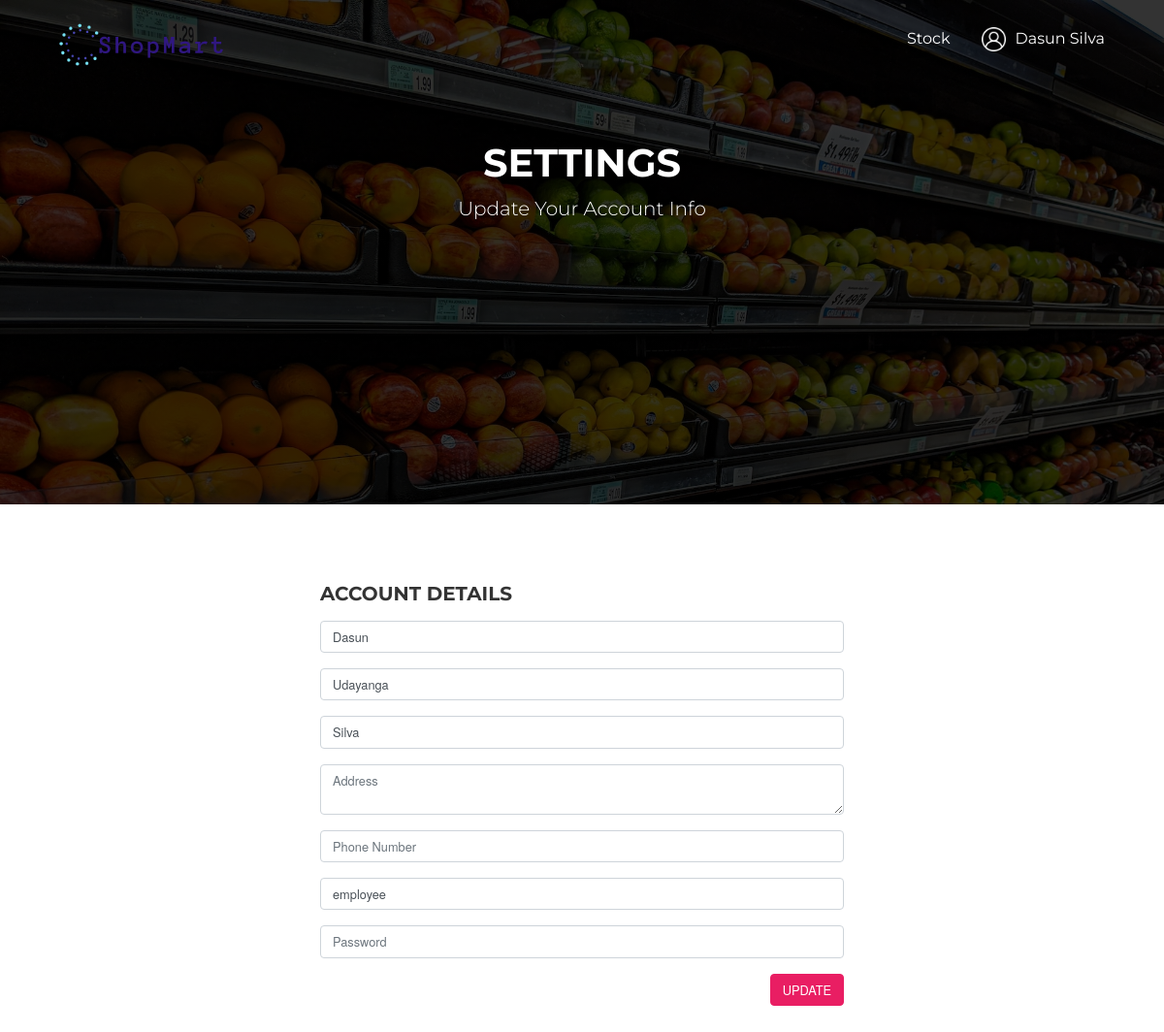
The app's page /setting.php (signed in) with its own data.
### tables this page shows
CREATE TABLE `employee` (
  `Employee_ID` int(11) NOT NULL,
  `EmployeePhoneNumber` varchar(15) DEFAULT NULL,
  `EmployeeAddress` varchar(50) NOT NULL,
  `FirstName` varchar(20) NOT NULL,
  `MiddleName` varchar(20) DEFAULT NULL,
  `LastName` varchar(20) NOT NULL,
  `storeID` int(11) DEFAULT NULL,
  `Username` varchar(255) NOT NULL,
  `Password` varchar(255) NOT NULL,
  `EmployeeType` varchar(30) NOT NULL,
  `EmployeeWorkingDays` int(11) NOT NULL
);

### setting.php (the view, shortened to what this page needs)
<!DOCTYPE html>
<html>
<head>
    <link href="assets/fonts/sb-bistro/sb-bistro.css" rel="stylesheet" type="text/css">
    <link href="assets/fonts/font-awesome/font-awesome.css" rel="stylesheet" type="text/css">
    <link rel="stylesheet" type="text/css" media="all" href="assets/packages/bootstrap/bootstrap.css">
    <link rel="stylesheet" type="text/css" media="all" href="assets/packages/o2system-ui/o2system-ui.css">
    <link rel="stylesheet" type="text/css" media="all" href="assets/packages/owl-carousel/owl-carousel.css">
    <link rel="stylesheet" type="text/css" media="all" href="assets/packages/cloudzoom/cloudzoom.css">
    <link rel="stylesheet" type="text/css" media="all" href="assets/packages/thumbelina/thumbelina.css">
    <link rel="stylesheet" type="text/css" media="all" href="assets/packages/bootstrap-touchspin/bootstrap-touchspin.css">
    <link rel="stylesheet" type="text/css" media="all" href="assets/css/theme.css">
</head>
<body>
    <?php
        $host = "localhost";
        $username = "root";
        $password = "";
        $database = "shopmart";
        $conn = mysqli_connect($host, $username, $password, $database);
    ?>
    <?php
    $UserName = isset($_SESSION['UserName']) ? $_SESSION['UserName'] : '';
    $FirstName = isset($_SESSION['FirstName']) ? $_SESSION['FirstName'] : '';
    $LastName = isset($_SESSION['LastName']) ? $_SESSION['LastName'] : '';
    $userRole = isset($_SESSION['userRole']) ? $_SESSION['userRole'] : '';
    $getEmpType = "SELECT EmployeeType FROM employee WHERE Username = '$UserName'";
    $resultEmpType = mysqli_query($conn, $getEmpType);
    ?>
    <div class="page-header">
        <nav class="navbar fixed-top navbar-expand-md navbar-dark bg-transparent" id="page-navigation">
            <div class="container">
                <a href="index.php" class="navbar-brand">
                    <img src="assets/img/logo_transparent.png" alt="">
                </a>
                <?php
                if(empty($UserName)){
                    echo '
                        <div class="collapse navbar-collapse" id="navbarcollapse">
                            <ul class="navbar-nav ml-auto">
                                <li class="nav-item">
                                    <a href="register.php" class="nav-link">Register</a>
                                </li>
                                <li class="nav-item">
                                    <a href="login.php" class="nav-link">Login</a>
                                </li>
                            </ul>
                        </div>';
                }else{
                    $empType = $resultEmpType->fetch_assoc()['EmployeeType'];
                    echo '
                    <div class="collapse navbar-collapse" id="navbarcollapse">
                        <ul class="navbar-nav ml-auto">';
                        if($empType == "HR_Management"){
                            echo '
                            <li class="nav-item">
                                <a class="nav-link" href="empAssign.php">Assign Employee</a>
                            </li>
                            <li class="nav-item">
                                <a class="nav-link" href="empMark.php">Mark Employee</a>
                            </li>
                            <li class="nav-item">
                                <a class="nav-link" href="empSalary.php">Employee Salary</a>
                            </li>
                            <li class="nav-item">
                                <a class="nav-link" href="salaryAssign.php">Employee Type</a>
                            </li>';
                        }else if($empType == "StockingTeam"){
                            echo '
                            <li class="nav-item">
                                <a class="nav-link" href="stock.php">Stock</a>
                            </li>
                            ';
                        }else if($empType == "StockManagement"){
                            echo '
                            <li class="nav-item">
                                <a class="nav-link" href="addItems.php">Add Items to Store</a>
                            </li>
                            <li class="nav-item">
                                <a class="nav-link" href="stock.php">Stock</a>
                            </li>
                                ';
                        }
                        echo '
                            <li class="nav-item dropdown">
                                <a class="nav-link dropdown-toggles" href="javascript:void(0)" id="navbarDropdown" role="button" data-toggle="dropdown" aria-haspopup="true" aria-expanded="false" style = "display: flex; align-items:baseline;"  >
                                    <div style = "display:flex"><div class="avatar-header" style="margin-right: 10px;"><img src="assets/img/user.png"></div>';
                                    echo '<p> '. $FirstName . ' ' . $LastName . '</p></div>';
                                    echo '</a>
                                    <div class="dropdown-menu" aria-labelledby="navbarDropdown">';
                                    echo '
                                        <a class="dropdown-item" href="settings.php">Account Settings</a>
                                        <a class="dropdown-item" href="logout.php">Logout</a>
                                    </div>
                                </li>
                                </ul>
                                </div>';
                }
                ?>
            </div>
        </nav>
    </div>
    <div id="page-content" class="page-content">
        <div class="banner">
            <div class="jumbotron jumbotron-bg text-center rounded-0 cover-img">
                <div class="container">
                    <h1 class="pt-5">
                        Settings
                    </h1>
                    <p class="lead">
                        Update Your Account Info
                    </p>
                </div>
            </div>
        </div>
        <section id="checkout">
            <div class="container">
                <div class="row justify-content-center">
                    <div class="col-xs-12 col-sm-6">
                        <h5 class="mb-3">ACCOUNT DETAILS</h5>
                        <form action="setting.php" class="bill-detail" method = "POST">
                        <?php
                            $getDetails = "SELECT EmployeePhoneNumber, EmployeeAddress, FirstName, MiddleName, LastName, UserName, Password FROM employee WHERE Username = '$UserName'";
                            $resultDetails = mysqli_query($conn, $getDetails);
                            $firstName = "";
                            $middleName = "";
                            $lastName = "";
                            $phone = "";
                            $address = "";
                            $empUsername = "";
                            if ($resultDetails->num_rows > 0) {
                                while ($row = $resultDetails->fetch_assoc()) {
                                    $firstName = $row['FirstName'];
                                    $middleName = $row['MiddleName'];
                                    $lastName = $row['LastName'];
                                    $phone = $row['EmployeePhoneNumber'];
                                    $address = $row['EmployeeAddress'];
                                    $empUsername = $row['UserName'];
                                }
                            }
                            echo '<fieldset>
                                    <div class="form-group">
                                        <input class="form-control" name="first_name" placeholder="First Name" type="text" value="' . $firstName . '">
                                    </div>
                                    <div class="form-group">
                                        <input class="form-control" name="middle_name" placeholder="Middle Name" type="text" value="' . $middleName . '">
                                    </div>
                                    <div class="form-group">
                                        <input class="form-control" name="last_name" placeholder="Last Name" type="text" value="' . $lastName . '">
                                    </div>
                                    <div class="form-group">
                                        <textarea class="form-control" name="address" placeholder="Address">' . $address . '</textarea>
                                    </div>
                                    <div class="form-group">
                                        <input class="form-control" name="phone" placeholder="Phone Number" type="tel" value="' . $phone . '">
                                    </div>
                                    <div class="form-group">
                                        <input class="form-control" name="user_name" placeholder="User Name" type="text" value="' . $empUsername . '">
                                    </div>
                                    <div class="form-group">
                                        <input class="form-control" name="password" placeholder="Password" type="password">
                                    </div>
                                    <div class="form-group text-right">
                                        <button type="submit" name="update" class="btn btn-primary">UPDATE</button>
                                        <div class="clearfix"></div>
                                    </div>
                                </fieldset>';
                        ?>
                        </form>
                    </div>
                </div>
            </div>
        </section>
    </div>
</body>
</html>

### assets/packages/o2system-ui/o2system-ui.css (style rules this page uses)
.bg-transparent { background:transparent !important;box-shadow:none }
body { color:#333;font-size:14px;font-family:"Oxygen", "Helvetica Neue", Arial, sans-serif }
button,input,optgroup,select,textarea { font-family:"Oxygen", "Helvetica Neue", Arial, sans-serif }
a { text-decoration:none !important;outline:0 !important }
input,select,.btn,.form-control,.dropdown-menu,.input-group-text { font-size:0.8rem }
.btn-primary { color:#FFF;background-color:#3783b5;border-color:#3783b5 }
.jumbotron { padding:4rem }
.jumbotron.jumbotron-bg { background-size:cover;color:#FFF }

### assets/css/theme.css (style rules this page uses)
body { color: #333333; font-size: 14px; font-family: "Montserrat", "Helvetica Neue", Arial, sans-serif; background: #fff; }
h1, h2, h3, h4, h5, h6 { text-transform: uppercase !important; font-weight: 700 !important; }
.btn-primary { background: #E91E63; border-color: #E91E63; }
section { padding: 80px 0; }
.page-header .navbar .navbar-brand img { height: 70px; }
.page-header .navbar .navbar-nav .nav-link { color: #FFF; font-size: 1rem; padding-right: 1rem; padding-left: 1rem; }
.page-header .navbar .avatar-header { width: 25px; height: 25px; overflow: hidden; display: inline-table; }
.page-header .navbar .avatar-header img { width: 100%; height: auto; }
.avatar-header { margin-right: 5px; }
.cover-img { height: 65vh; background-image: linear-gradient(to right, rgba(0, 0, 0, 0.8), rgba(0, 0, 0, 0.8)), url(../img/cover.jpg); background-size: cover; }
.banner .jumbotron { margin-bottom: 0; }
.banner .jumbotron .container { position: relative; z-index: 5; }
.pt-5 { padding-top: 5rem !important; }

### records on screen
employee: first_name "Dasun", middle_name "Udayanga", last_name "Silva", user_name "employee"

### other values on screen
$FirstName "Dasun"
$LastName "Silva"
